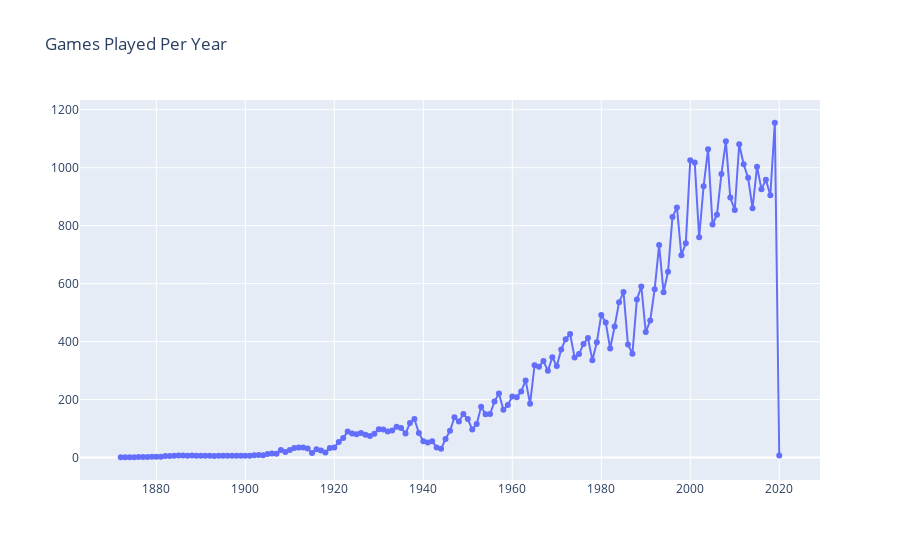

The code cell stored with this chart in its notebook:
### Markdown cell above
### In plotly

### Code cell
# create traces

trace1 = go.Scatter(
    x = games_year.year,
    y = games_year.date,
    mode = 'lines+markers',
    name = 'lines+markers'
)


# create the data
data = [trace1]  # assign traces to data

# create the layout
layout = go.Layout(
    title = 'Games Played Per Year'
)

# crate the fig
fig = go.Figure(data=data,layout=layout)
fig.show()

### Figure 1 — Plotly figure (JSON) as saved in the notebook; plotly's stock layout.template omitted (floating-point values rounded to 4 significant figures; data arrays with more than 128 entries replaced by an {"elided": "..."} marker saying what was removed)
{"data": [{"mode": "lines+markers", "name": "lines+markers", "type": "scatter", "x": {"elided": "149 int values"}, "y": {"elided": "149 int values"}}], "layout": {"autosize": true, "title": {"text": "Games Played Per Year"}, "xaxis": {"autorange": true, "range": [1863.0, 2029.0], "type": "linear"}, "yaxis": {"autorange": true, "range": [-94.23, 1250.0], "type": "linear"}}}
